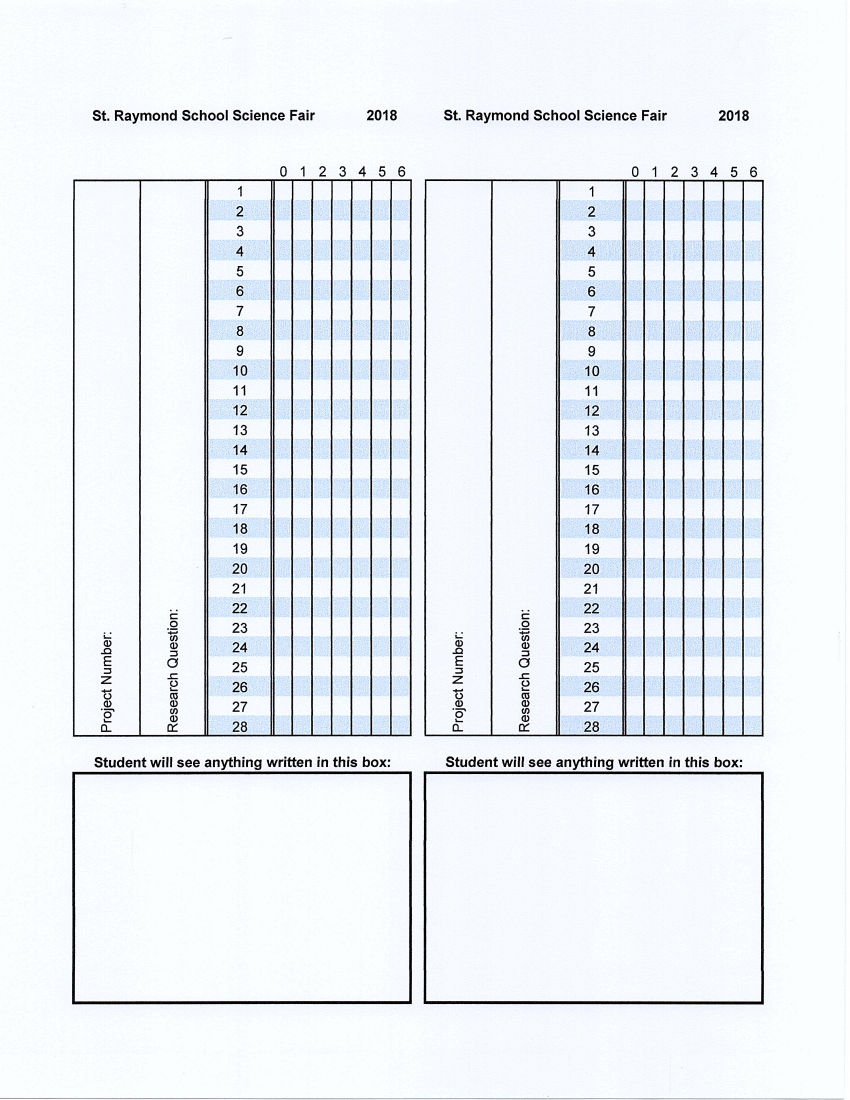
#> input picture data/blank.jpg, 2550 x 3300 px (shown at 1/3 size)
$ python form_grader.py ../data/blank.jpg
#> lines starting #> are read from the running program, lines starting #| are printed output that depends on the picture
### lib/form.py
"""Form to be graded"""
import numpy as np

from block import Block

class Form:
    """Form to be graded"""
    def __init__(self, image, threshold=.05):
        """Assume image is a grayscale image.
        TODO: automatically detect for color images
        """
        self.rows = []
        self.image = image
        self.threshold = threshold

    def layout(self, row_lines, col_lines):
        """Builds up self.rows full of 'blocks'.
        row_lines: vector of row edge locations
        col_lines: vector of col edge locations

        returns: self
        """
        for i in range(len(row_lines[:-1])):
            self.rows.append([])
            for j in range(len(col_lines[:-1])):
                self.rows[-1].append(Block(
                    self.image,
                    col_lines[j],
                    col_lines[j + 1],
                    row_lines[i],
                    row_lines[i + 1]
                ))
        return self

    @classmethod
    def from_dict(cls, inputs):
        """Builds a form object from a config dictionary.
        Adding one to row and col count because the number of edges
        is 1 + number of rows/cols.
        TODO: Consider making a builder option or checking for
        specific keys and making super good error messages.
        """
        row_lines = np.linspace(
            inputs["row_start"],
            inputs["row_end"],
            inputs["row_count"] + 1,
            dtype=np.int32
        )
        col_lines = np.linspace(
            inputs["col_start"],
            inputs["col_end"],
            inputs["col_count"] + 1,
            dtype=np.int32
        )
        return Form(inputs["image"]).layout(row_lines, col_lines)

    def marked(self, boxes):
        """Returns the index of the first box that is marked in the
        given row.

        This is better than max right now because it allows us to find
        a blank row.
        """
        # [4 lines of commented-out code are left out]
        return [box.black_pixels() for box in boxes]

    def read(self):
        """Reads each row to detect which value has been marked."""
        return [self.marked(row) for row in self.rows]

### lib/block.py
"""Block of pixels"""

import numpy as np

class Block:
    """Block of pixels"""
    def __init__(self, image, x1, x2, y1, y2):
        self.image = image
        self.pixels = self.image[x1:x2, y1:y2]

    def average(self):
        """Returns average grayscale value for its pixels"""
        return np.mean(self.pixels)

    def black_pixels(self):
        pixlist = self.pixels[20:-20, 20:-20].flatten()
        return len(pixlist < .01)

    def black_pixel_ratio(self):
        return self.black_pixels()/self.pixels.size

    def sum(self):
        return np.sum(self.pixels[20:-20, 20:-20])

### lib/form_grader.py
"""Testing things out"""
import sys

from matplotlib import pyplot as plt
from skimage import io
from skimage.color import rgb2gray
from skimage.exposure import equalize_hist

import block
from form import Form

image = io.imread(sys.argv[1])
#> image is the input picture: shape (3300, 2550, 3); mean R, G, B 233.1, 237.9, 242.6
image_gray = rgb2gray(image)
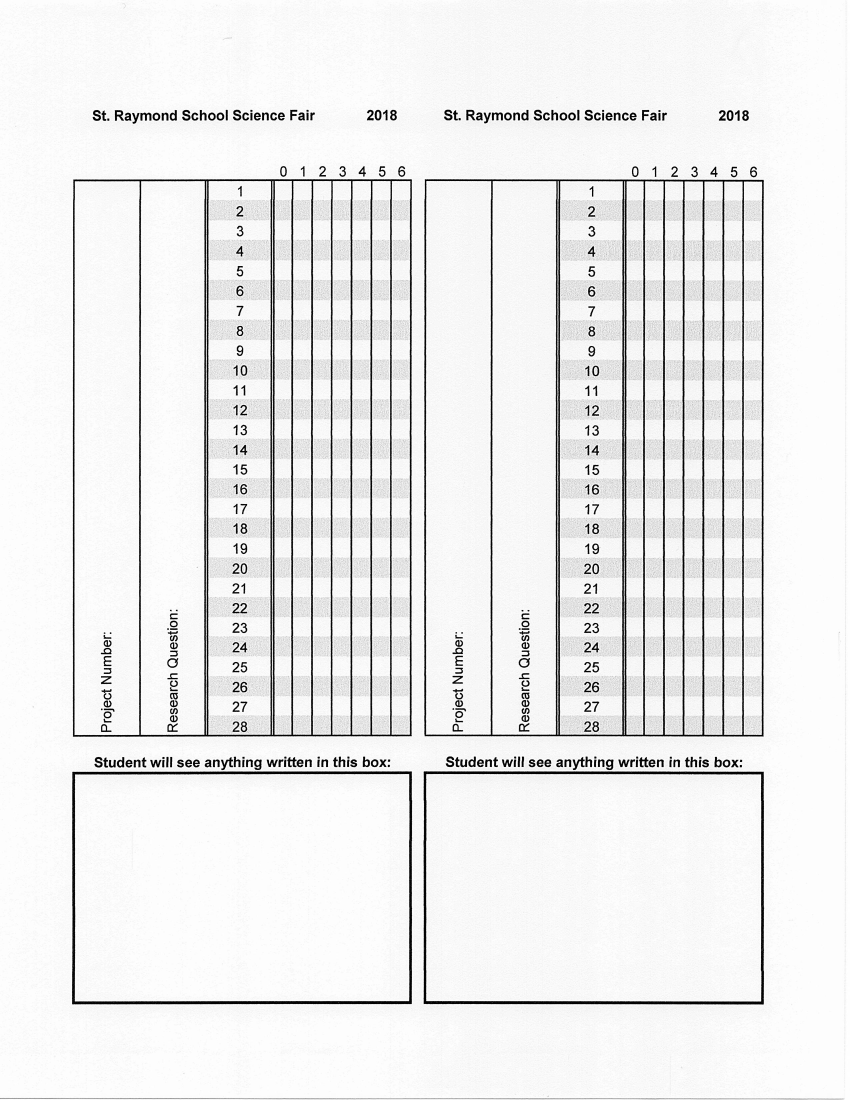
#> image_gray: shape (3300, 2550) float64 (shown at 1/3 size); min 0, max 1, mean 0.93
image_sharp = equalize_hist(image_gray)
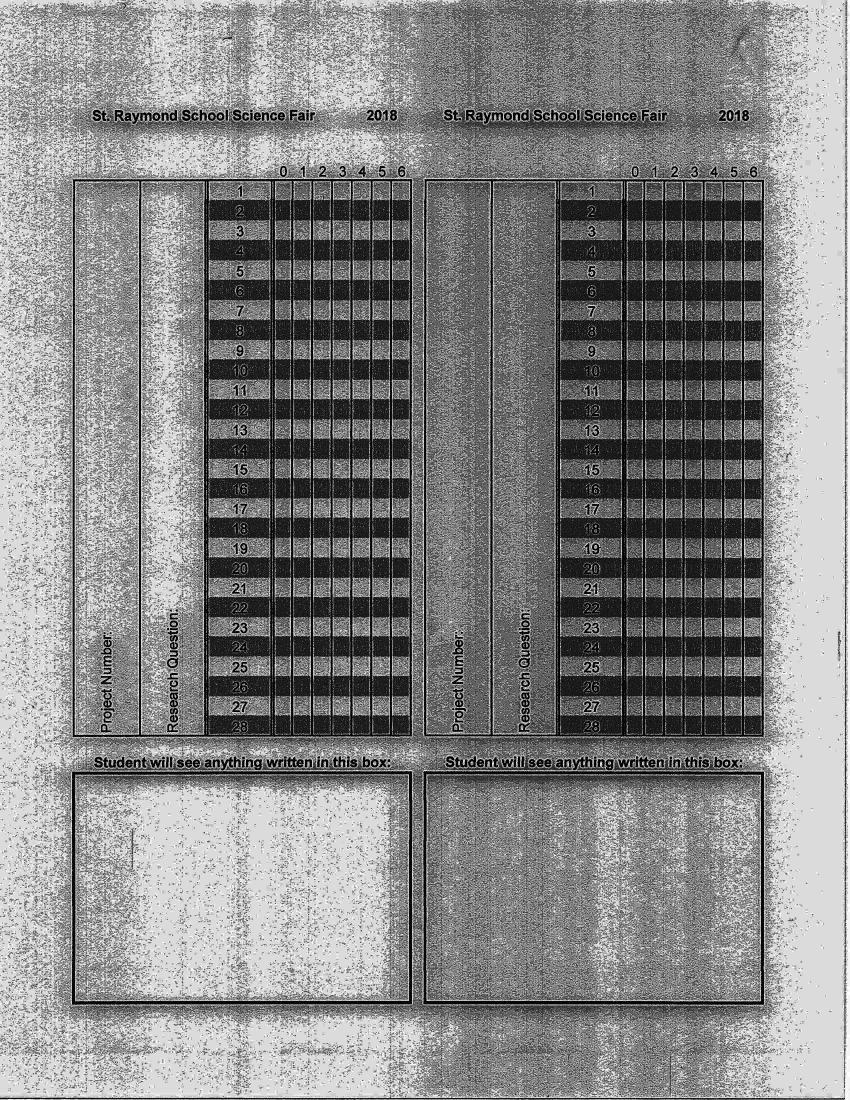
#> image_sharp: shape (3300, 2550) float64 (shown at 1/3 size); min 0.0131, max 1, mean 0.529
config = {
    "row_start": 541,
    "row_end": 2207,
    "row_count": 28,
    "col_start": 820,
    "col_end": 1230,
    "col_count": 7,
    "image": image_gray
}
f = Form.from_dict(config)
#> the loop in layout, `for i in range(len(row_lines[:-1])):` made 28 passes
#> pass 1, in __init__, `self.pixels = self.image[x1:x2, y1:y2]`:
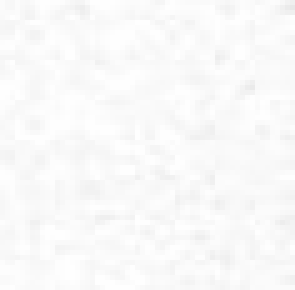
#> self.pixels: shape (58, 59) float64 (shown 5 times larger); min 0.913, max 0.998, mean 0.98
#> after the loop in layout, `for i in range(len(row_lines[:-1])):`: self.rows = 28 items
print(f.read())
#> in black_pixels, `pixlist = self.pixels[20:-20, 20:-20].flatten()`: pixlist = 342 values, max 0.998 at index 17, min 0.944 at index 298, mean 0.981
#> (printed output is left out)
io.imshow(image_gray)
plt.show()
